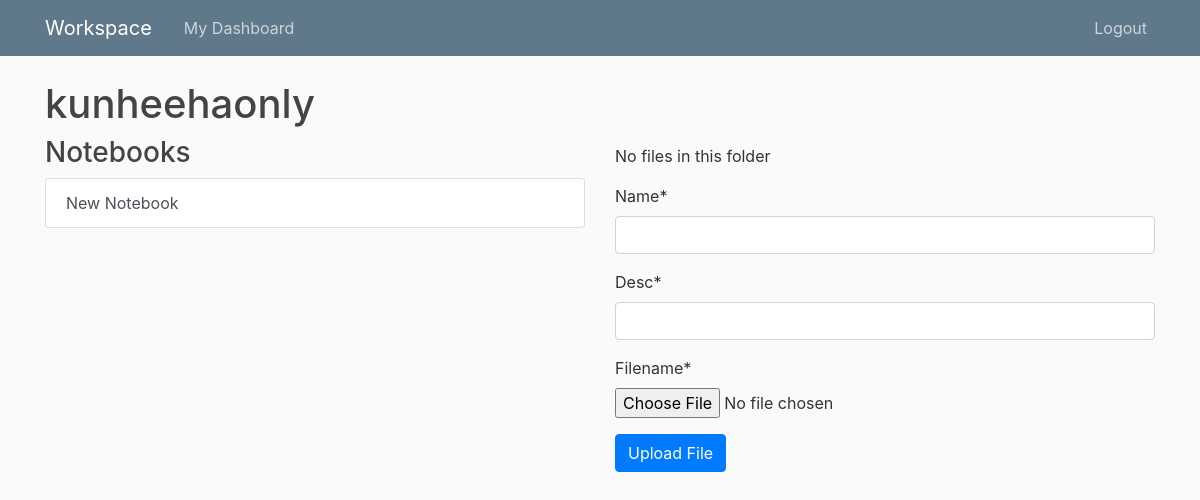
Page /workspace/9/1/ (signed in) on the earlier database version.
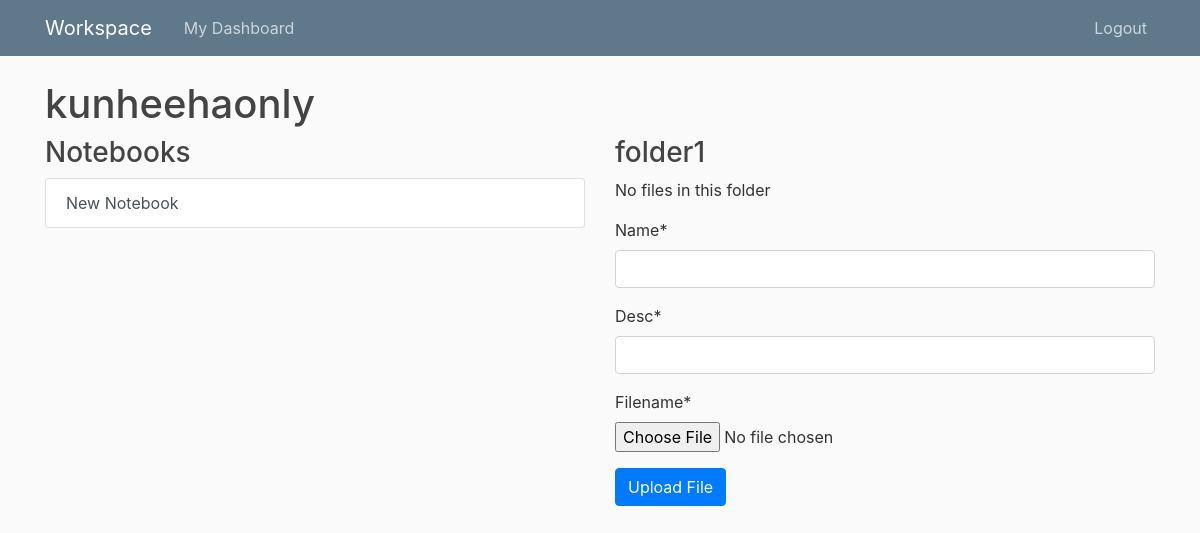
Same page on the later database version.
### workspace/models.py (models this page shows, shortened)
class Folder(models.Model):
    title = models.CharField(max_length=100)
    workspace = models.ForeignKey(Workspace, on_delete=models.CASCADE)

### workspace/views.py (the view)
@login_required
def folder(request, *args, **kwargs):
    workspaceid = kwargs['workspaceid']
    folderid = kwargs['folderid']
    currentWorkspace = Workspace.objects.filter(
        id=kwargs['workspaceid']).first()
    currentFolder = Folder.objects.filter(id=kwargs['folderid']).first()
    notebooks = Notebook.objects.filter(folder=currentFolder)
    authorised_users = User.objects.filter(workspace=currentWorkspace)
    files = File.objects.filter(folder=currentFolder).all()
    if request.method == 'POST':
        fileform = FileForm(request.POST, request.FILES,
                            initial={'folder': currentFolder})
        if fileform.is_valid():
            fileform.save()
            return redirect('workspace-folder', workspaceid=workspaceid, folderid=folderid)
    fileform = FileForm(initial={'folder': currentFolder})
    context = {
        'workspace': currentWorkspace,
        'folder': currentFolder,
        'notebooks': notebooks,
        'files': files,
        'fileform': fileform
    }
    if request.user in authorised_users:
        return render(request, 'workspace/folder.html', context)
    return render(request, 'workspace/deniedaccess.html')

### workspace/forms.py
class FileForm(ModelForm):
    class Meta:
        model = File
        fields = ['name', 'desc', 'filename', 'folder']
        widgets = {
            'folder': forms.HiddenInput()
        }

### workspace/templates/workspace/folder.html (shortened to what this page needs)
{% extends 'workspace/base.html' %}
{% load static %}
{% load crispy_forms_tags %}
{% block head %}
	<link rel="stylesheet" type="text/css" href="{% static 'workspace/workspace.css' %}">
{% endblock %}
{% block content %}
	<h1>{{ workspace.title }}</h1>
	<div class="row">
		<div class="col">
			<h3>Notebooks</h3>
			<div class="list-group">
				<a href="#" class="list-group-item list-group-item-action">New Notebook</a>
			</div>
		</div>
		<div class="col">
			<h3>{{ folder.title }}</h3>
			{% if files %}
				<div>
					<table>
						<thead>
							<tr>
								<th>File Name</th>
								<th>Description</th>
								<th>Download</th>
								<th>Delete</th>
							</tr>
						</thead>
						<tbody>
							{% for file in files %}
								<tr>
									<td>{{ file.name }}</td>
									<td>{{ file.desc }}</td>
									<td>
										<a href="/uploadfiles/{{ file.filename }}" class="btn btn-primary btn-sm" target="_blank">Download</a>
									</td>
									<td>
										<form method="POST" action="{% url 'delete-file' workspace.id folder.id file.id %}">
											{% csrf_token %}
												<button type="submit" class="btn btn-danger btn-sm">Delete</button>
										</form>
									</td>
								</tr>
							{% endfor %}
						</tbody>
					</table>
				</div>
			{% else %}
				<p>No files in this folder</p>
			{% endif %}
			<div>
			<form method="POST" enctype="multipart/form-data">
				{{ fileform|crispy }}
				<button type="submit" class="btn btn-primary">Upload File</button>
			</form>
			</div>
		</div>
	</div>
{% endblock %}

Differences in the rows shown:
added Folder: title "folder1"
